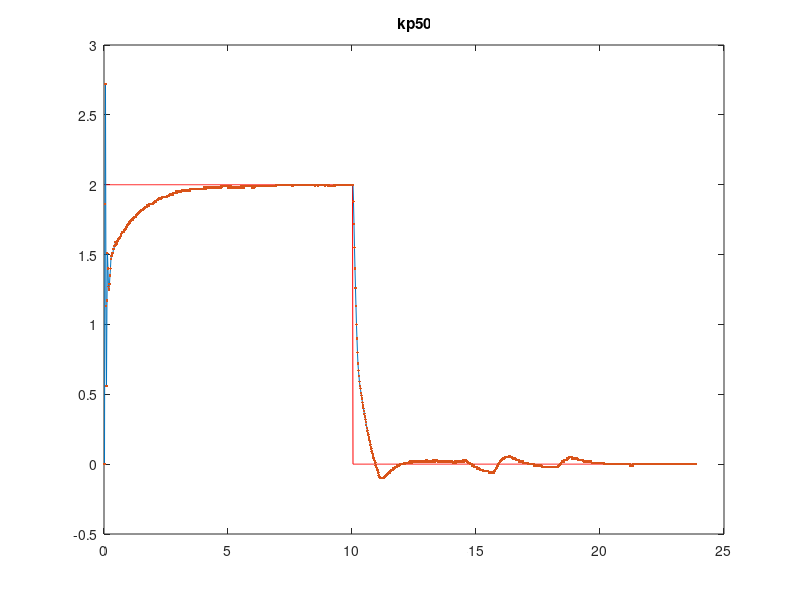

This chart was generated by the following MATLAB code:
clc
clear
close all
fid1 = fopen('target.txt','rt');
fid2 = fopen('feedback.txt','rt');

target=fscanf(fid1,'%f\n');
feedback=fscanf(fid2,'%f\n');
fclose(fid1);
fclose(fid2);
%figure;plot(sin_frequency_input,'.');hold on;plot(sin_frequency_input);hold on;
%figure;plot(pwm_input,'.');hold on;plot(pwm_input,'b');hold on;
%figure;plot(angular_speed_output,'.');hold on;plot(angular_speed_output,'b');





N=length(target);% samples
Fs=50;%50Hz
Ts=0.02;
t=Ts*(1:N);



%figure;plot(pwm_input);
figure;plot(t,target,'r');
hold on;plot(t,feedback);hold on;plot(t,feedback,'.')
title('kp50');axis([0 25 -0.5 3]);
